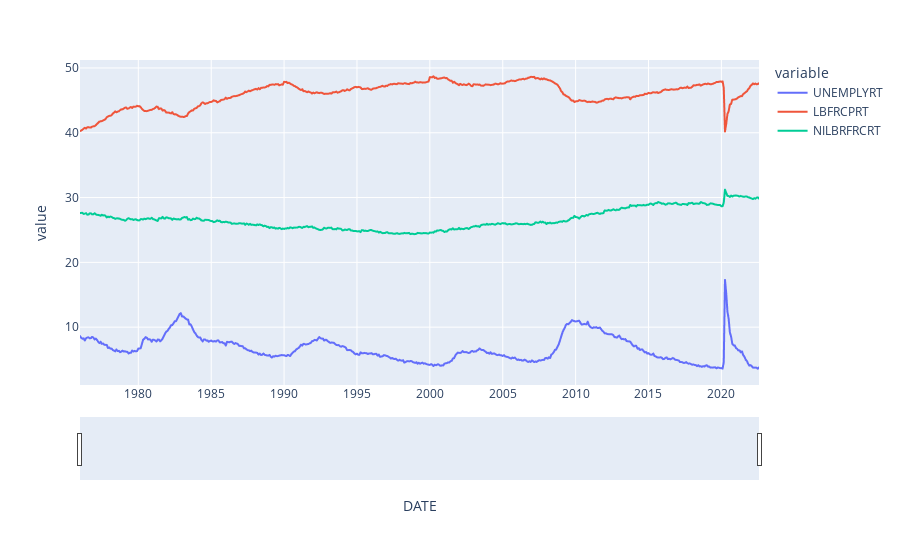

The notebook cell saved with this chart:
### Markdown cell above
## Plotting Unemployment Rate, Labor Force Participation Rate, and Not in Labor Force Rate from 01/01/1976 - 08/01/2022.

### Code cell
# Plot of Unemployment Rate/Labor Force Rate/Not in Labor Force Rate between the years of 01-01-1976 - 08-01-2022.
plt.figure(figsize=(15,10))

plt.plot(Econdata.DATE, Econdata.UNEMPLYRT, label='Unemployment Rate')
plt.plot(Econdata.DATE, Econdata.LBFRCPRT, label='Labor Force Partcipation Rate')
plt.plot(Econdata.DATE, Econdata.NILBRFRCRT, label='Not in Labor Force Rate')

plt.title('Unemployment Rate vs Labor Force Participation Rate vs Not In Labor Force Rate')
plt.ylabel('Percent')
plt.xlabel('Year')
plt.yticks([5, 10, 15, 20, 25, 30, 35, 40, 45, 50])
plt.grid(True, color='k', linestyle=':')
plt.legend(loc=2)

plt.show()

# Using plotly.js for interactive scrolling of graph
fig = px.line(Econdata, x = 'DATE', y = ['UNEMPLYRT', 'LBFRCPRT', 'NILBRFRCRT'])
fig.update_xaxes(rangeslider_visible = True)
fig.show()

### Figure 1 — Plotly figure (JSON) as saved in the notebook; plotly's stock layout.template omitted (floating-point values rounded to 4 significant figures; data arrays with more than 128 entries replaced by an {"elided": "..."} marker saying what was removed)
{"data": [{"hovertemplate": "variable=UNEMPLYRT<br>DATE=%{x}<br>value=%{y}<extra></extra>", "legendgroup": "UNEMPLYRT", "line": {"color": "#636efa", "dash": "solid"}, "marker": {"symbol": "circle"}, "mode": "lines", "name": "UNEMPLYRT", "showlegend": true, "type": "scattergl", "x": {"elided": "560 str values"}, "xaxis": "x", "y": {"elided": "560 float values"}, "yaxis": "y"}, {"hovertemplate": "variable=LBFRCPRT<br>DATE=%{x}<br>value=%{y}<extra></extra>", "legendgroup": "LBFRCPRT", "line": {"color": "#EF553B", "dash": "solid"}, "marker": {"symbol": "circle"}, "mode": "lines", "name": "LBFRCPRT", "showlegend": true, "type": "scattergl", "x": {"elided": "560 str values"}, "xaxis": "x", "y": {"elided": "560 float values"}, "yaxis": "y"}, {"hovertemplate": "variable=NILBRFRCRT<br>DATE=%{x}<br>value=%{y}<extra></extra>", "legendgroup": "NILBRFRCRT", "line": {"color": "#00cc96", "dash": "solid"}, "marker": {"symbol": "circle"}, "mode": "lines", "name": "NILBRFRCRT", "showlegend": true, "type": "scattergl", "x": {"elided": "560 str values"}, "xaxis": "x", "y": {"elided": "560 float values"}, "yaxis": "y"}], "layout": {"legend": {"title": {"text": "variable"}, "tracegroupgap": 0}, "margin": {"t": 60}, "xaxis": {"anchor": "y", "domain": [0, 1], "rangeslider": {"visible": true}, "title": {"text": "DATE"}}, "yaxis": {"anchor": "x", "domain": [0, 1], "title": {"text": "value"}}}}
